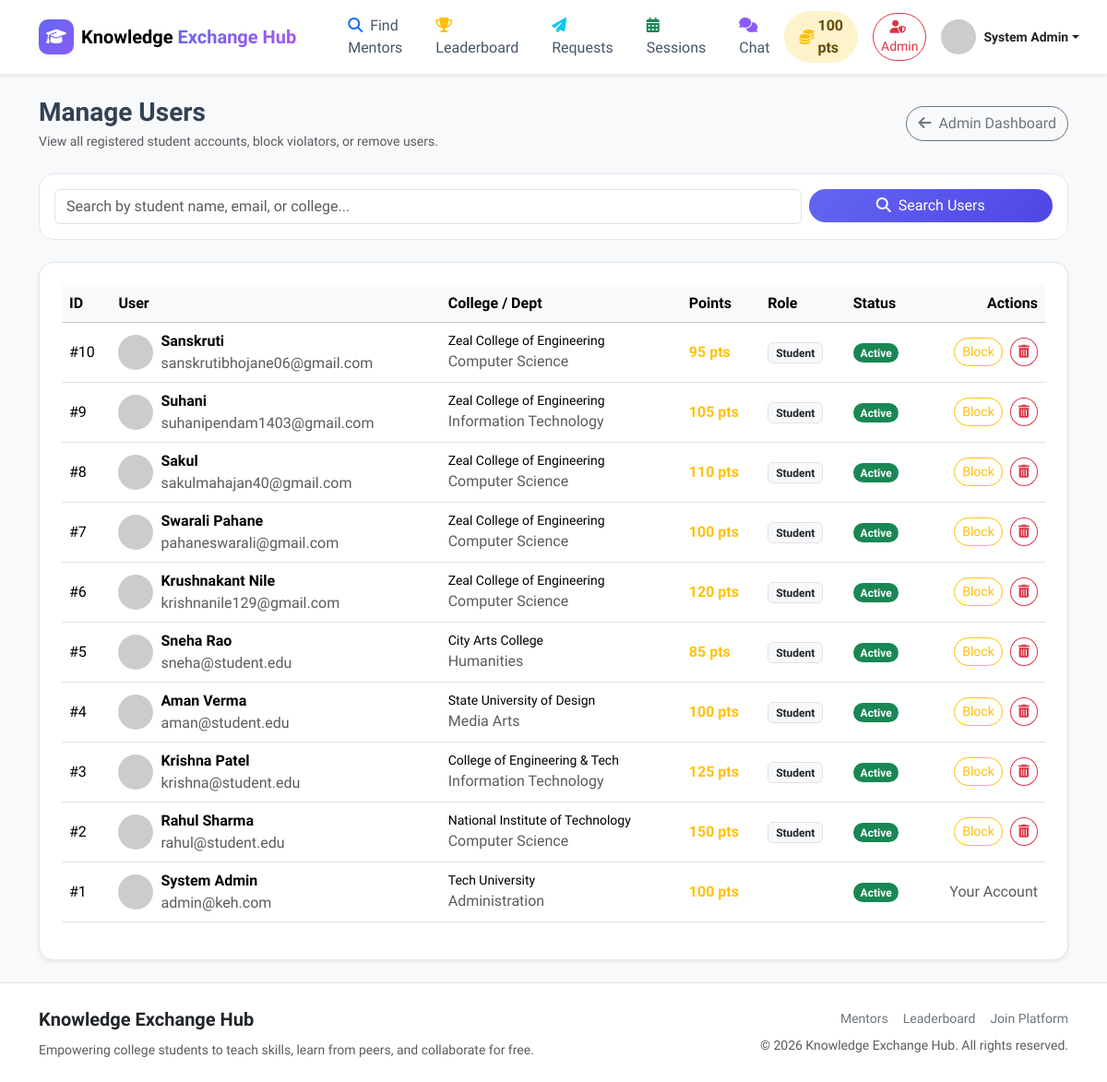
The page /admin/users.php (signed in) on the database its author committed.
### tables this page shows
CREATE TABLE IF NOT EXISTS `users` (
  `id` INT AUTO_INCREMENT PRIMARY KEY,
  `name` VARCHAR(100) NOT NULL,
  `email` VARCHAR(150) NOT NULL UNIQUE,
  `password` VARCHAR(255) NOT NULL,
  `profile_photo` VARCHAR(255) DEFAULT 'default_avatar.png',
  `college` VARCHAR(150) DEFAULT NULL,
  `department` VARCHAR(100) DEFAULT NULL,
  `bio` TEXT DEFAULT NULL,
  `points` INT DEFAULT 0,
  `is_admin` TINYINT(1) DEFAULT 0,
  `is_blocked` TINYINT(1) DEFAULT 0,
  `created_at` DATETIME DEFAULT CURRENT_TIMESTAMP
);

### includes/functions.php (called while the page is built, shortened)
<?php
function e($string) {
    return htmlspecialchars($string ?? '', ENT_QUOTES, 'UTF-8');
}
?>

### includes/auth-check.php (called while the page is built, shortened)
<?php
require_once __DIR__ . '/db.php';
$stmt = $pdo->prepare("SELECT * FROM users WHERE id = ?");
$stmt->execute([$_SESSION['user_id']]);
$current_user = $stmt->fetch();
?>

### includes/admin-check.php (called while the page is built, shortened)
<?php
require_once __DIR__ . '/auth-check.php';
?>

### admin/users.php (the view, shortened to what this page needs)
<?php
require_once __DIR__ . '/../includes/admin-check.php';
require_once __DIR__ . '/../includes/functions.php';
$search = trim($_GET['search'] ?? '');
$sql = "SELECT * FROM users WHERE 1=1";
$params = [];
$sql .= " ORDER BY id DESC";
$stmt = $pdo->prepare($sql);
$stmt->execute($params);
$users_list = $stmt->fetchAll();
require_once __DIR__ . '/../includes/header.php';
require_once __DIR__ . '/../includes/navbar.php';
?>
<div class="container py-4">
    <div class="d-flex justify-content-between align-items-center mb-4">
        <div>
            <h3 class="fw-bold mb-1">Manage Users</h3>
            <p class="text-muted small mb-0">View all registered student accounts, block violators, or remove users.</p>
        </div>
        <a href="dashboard.php" class="btn btn-outline-secondary rounded-pill"><i class="fas fa-arrow-left me-1"></i> Admin Dashboard</a>
    </div>
    <div class="keh-card p-3 mb-4">
        <form action="users.php" method="GET" class="row g-2">
            <div class="col-md-9">
                <input type="text" class="form-control" name="search" placeholder="Search by student name, email, or college..." value="<?= e($search) ?>">
            </div>
            <div class="col-md-3">
                <button type="submit" class="btn btn-primary w-100 rounded-pill"><i class="fas fa-search me-1"></i> Search Users</button>
            </div>
        </form>
    </div>
    <div class="keh-card p-4 shadow-sm">
        <div class="table-responsive">
            <table class="table table-hover align-middle">
                <thead class="table-light">
                    <tr>
                        <th>ID</th>
                        <th>User</th>
                        <th>College / Dept</th>
                        <th>Points</th>
                        <th>Role</th>
                        <th>Status</th>
                        <th class="text-end">Actions</th>
                    </tr>
                </thead>
                <tbody>
                    <?php foreach ($users_list as $u): ?>
                        <tr>
                            <td>#<?= $u['id'] ?></td>
                            <td>
                                <div class="d-flex align-items-center gap-2">
                                    <img src="/KEH/uploads/profile_photos/<?= e($u['profile_photo']) ?>"
                                         onerror="this.src='https://ui-avatars.com/api/?name=<?= urlencode($u['name']) ?>&background=6366f1&color=fff';"
                                         alt="User" class="rounded-circle object-fit-cover" width="38" height="38">
                                    <div>
                                        <span class="fw-bold d-block"><?= e($u['name']) ?></span>
                                        <span class="text-muted text-xs"><?= e($u['email']) ?></span>
                                    </div>
                                </div>
                            </td>
                            <td>
                                <span class="small font-weight-bold d-block"><?= e($u['college'] ?? 'N/A') ?></span>
                                <span class="text-muted text-xs"><?= e($u['department'] ?? '') ?></span>
                            </td>
                            <td class="fw-bold text-warning"><?= (int)$u['points'] ?> pts</td>
                            <td>
                                <?= $u['is_admin'] ? '<span class="badge bg-purple rounded-pill">Admin</span>' : '<span class="badge bg-light text-dark border">Student</span>' ?>
                            </td>
                            <td>
                                <?= $u['is_blocked'] ? '<span class="badge bg-danger rounded-pill">Blocked</span>' : '<span class="badge bg-success rounded-pill">Active</span>' ?>
                            </td>
                            <td class="text-end">
                                <?php if ($u['id'] != $current_user['id']): ?>
                                    <?php if ($u['is_blocked']): ?>
                                        <a href="users.php?action=unblock&id=<?= $u['id'] ?>" class="btn btn-sm btn-outline-success rounded-pill me-1">Unblock</a>
                                    <?php else: ?>
                                        <a href="users.php?action=block&id=<?= $u['id'] ?>" class="btn btn-sm btn-outline-warning rounded-pill me-1" onclick="return confirm('Block this user account?');">Block</a>
                                    <?php endif; ?>
                                    <a href="users.php?action=delete&id=<?= $u['id'] ?>" class="btn btn-sm btn-outline-danger rounded-circle" onclick="return confirm('Permanently delete this user account?');" title="Delete">
                                        <i class="fas fa-trash-alt"></i>
                                    </a>
                                <?php else: ?>
                                    <span class="text-muted text-xs">Your Account</span>
                                <?php endif; ?>
                            </td>
                        </tr>
                    <?php endforeach; ?>
                </tbody>
            </table>
        </div>
    </div>
</div>
<?php require_once __DIR__ . '/../includes/footer.php'; ?>

### includes/navbar.php (shortened to what this page needs)
<?php
require_once __DIR__ . '/functions.php';
$is_logged_in = isset($_SESSION['user_id']);
$user = null;
if ($is_logged_in && isset($pdo)) {
    $stmt = $pdo->prepare("SELECT * FROM users WHERE id = ?");
    $stmt->execute([$_SESSION['user_id']]);
    $user = $stmt->fetch();
}
?>
<nav class="navbar navbar-expand-lg sticky-top custom-navbar shadow-sm">
    <div class="container">
        <a class="navbar-brand d-flex align-items-center gap-2" href="/KEH/index.php">
            <div class="brand-icon shadow-sm">
                <i class="fas fa-graduation-cap"></i>
            </div>
            <span class="brand-text fw-bold">Knowledge <span class="text-primary-gradient">Exchange Hub</span></span>
        </a>
        <div class="collapse navbar-collapse" id="navbarMain">
            <ul class="navbar-nav me-auto mb-2 mb-lg-0 ms-lg-4 gap-lg-1">
                <li class="nav-item">
                    <a class="nav-link px-3" href="/KEH/find-mentor.php"><i class="fas fa-search me-1 text-primary"></i> Find Mentors</a>
                </li>
                <li class="nav-item">
                    <a class="nav-link px-3" href="/KEH/leaderboard.php"><i class="fas fa-trophy me-1 text-warning"></i> Leaderboard</a>
                </li>
                <?php if ($is_logged_in): ?>
                <li class="nav-item">
                    <a class="nav-link px-3 position-relative" href="/KEH/requests.php">
                        <i class="fas fa-paper-plane me-1 text-info"></i> Requests
                    </a>
                </li>
                <li class="nav-item">
                    <a class="nav-link px-3" href="/KEH/my-sessions.php"><i class="fas fa-calendar-alt me-1 text-success"></i> Sessions</a>
                </li>
                <li class="nav-item">
                    <a class="nav-link px-3 position-relative" href="/KEH/chat.php">
                        <i class="fas fa-comments me-1 text-purple"></i> Chat
                    </a>
                </li>
                <?php endif; ?>
            </ul>
            <div class="d-flex align-items-center gap-3">
                <?php if ($is_logged_in && $user): ?>
                    <div class="points-pill bg-warning-subtle text-warning-emphasis fw-bold px-3 py-1 rounded-pill shadow-xs d-flex align-items-center gap-1" title="Your Total Points">
                        <i class="fas fa-coins text-warning"></i> <?= (int)$user['points'] ?> pts
                    </div>
                    <?php if (!empty($user['is_admin'])): ?>
                        <a href="/KEH/admin/dashboard.php" class="btn btn-outline-danger btn-sm rounded-pill font-weight-bold">
                            <i class="fas fa-user-shield me-1"></i> Admin
                        </a>
                    <?php endif; ?>
                    <div class="dropdown">
                        <a class="d-flex align-items-center text-decoration-none dropdown-toggle text-dark" href="#" role="button" data-bs-toggle="dropdown" aria-expanded="false">
                            <img src="/KEH/uploads/profile_photos/<?= e($user['profile_photo'] ?? 'default_avatar.png') ?>"
                                 onerror="this.src='https://ui-avatars.com/api/?name=<?= urlencode($user['name']) ?>&background=6366f1&color=fff';"
                                 alt="Profile" class="avatar-sm rounded-circle me-2 object-fit-cover shadow-xs" width="38" height="38">
                            <span class="fw-semibold small d-none d-md-inline-block"><?= e($user['name']); ?></span>
                        </a>
                    </div>
                <?php else: ?>
                    <a href="/KEH/login.php" class="btn btn-light text-primary fw-semibold px-4 rounded-pill">Log In</a>
                    <a href="/KEH/register.php" class="btn btn-primary fw-semibold px-4 rounded-pill shadow-sm">Get Started</a>
                <?php endif; ?>
            </div>
        </div>
    </div>
</nav>

### assets/css/custom.css (style rules this page uses)
:root { --primary-color: #6366f1; --primary-hover: #4f46e5; --primary-light: #eef2ff; --secondary-color: #06b6d4; --dark-color: #0f172a; --card-border: #e2e8f0; --purple-color: #8b5cf6; --font-main: 'Plus Jakarta Sans', -apple-system, BlinkMacSystemFont, sans-serif; }
body { font-family: var(--font-main); color: #334155; background-color: #f8fafc !important; }
.text-primary-gradient { background: linear-gradient(135deg, #6366f1 0%, #a855f7 100%); -webkit-background-clip: text; -webkit-text-fill-color: transparent; }
.btn-primary { background: linear-gradient(135deg, #6366f1 0%, #4f46e5 100%); border: none; transition: all 0.25s ease; }
.custom-navbar { background-color: rgba(255, 255, 255, 0.92); backdrop-filter: blur(10px); border-bottom: 1px solid rgba(226, 232, 240, 0.8); }
.brand-icon { width: 38px; height: 38px; background: linear-gradient(135deg, #6366f1 0%, #8b5cf6 100%); color: white; border-radius: 10px; display: flex; align-items: center; justify-content: center; font-size: 1.1rem; }
.nav-link { font-weight: 500; color: #475569 !important; transition: color 0.2s ease; }
.keh-card { background: #ffffff; border: 1px solid var(--card-border); border-radius: 16px; transition: transform 0.25s ease, box-shadow 0.25s ease; }
.text-purple { color: #8b5cf6 !important; }

### rows shown on the page
users: points "100", name "System Admin", id "1", email "admin@keh.com", college "Tech University", department "Administration", is_blocked "Active", shows "Your Account"
users: id "10", name "Sanskruti", email "sanskrutibhojane06@gmail.com", college "Zeal College of Engineering", department "Computer Science", points "95", is_admin "Student", is_blocked "Active"
users: id "9", name "Suhani", email "suhanipendam1403@gmail.com", college "Zeal College of Engineering", department "Information Technology", points "105", is_admin "Student", is_blocked "Active"
users: id "8", name "Sakul", email "sakulmahajan40@gmail.com", college "Zeal College of Engineering", department "Computer Science", points "110", is_admin "Student", is_blocked "Active"
users: id "7", name "Swarali Pahane", email "pahaneswarali@gmail.com", college "Zeal College of Engineering", department "Computer Science", points "100", is_admin "Student", is_blocked "Active"
users: id "6", name "Krushnakant Nile", email "krishnanile129@gmail.com", college "Zeal College of Engineering", department "Computer Science", points "120", is_admin "Student", is_blocked "Active"
users: id "5", name "Sneha Rao", email "sneha@student.edu", college "City Arts College", department "Humanities", points "85", is_admin "Student", is_blocked "Active"
users: id "4", name "Aman Verma", email "aman@student.edu", college "State University of Design", department "Media Arts", points "100", is_admin "Student", is_blocked "Active"
users: id "3", name "Krishna Patel", email "krishna@student.edu", college "College of Engineering & Tech", department "Information Technology", points "125", is_admin "Student", is_blocked "Active"
users: id "2", name "Rahul Sharma", email "rahul@student.edu", college "National Institute of Technology", department "Computer Science", points "150", is_admin "Student", is_blocked "Active"
